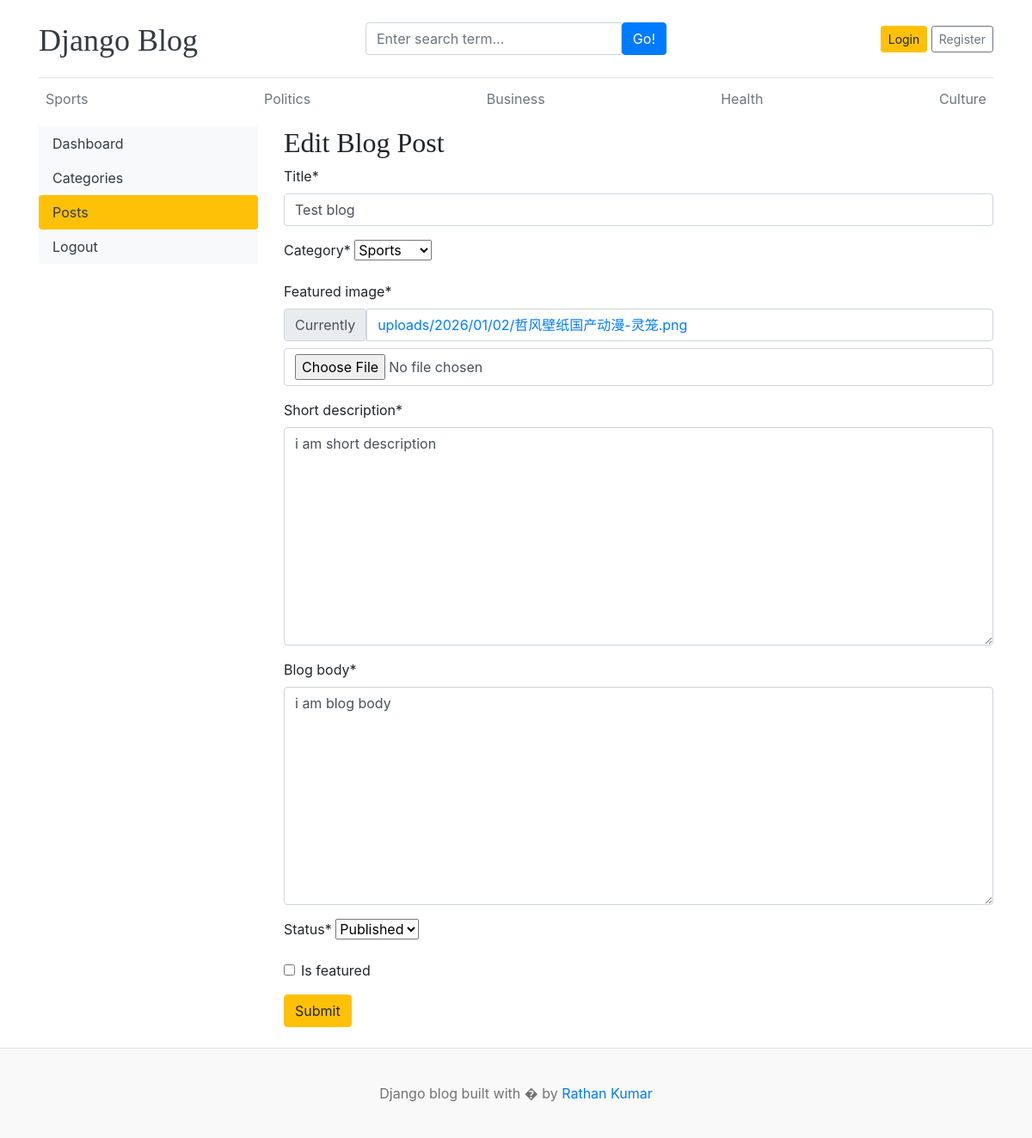
Page /dashboard/posts/edit/1/ on the committed database.
### blogs/models.py (models this page shows, shortened)
class Category(models.Model):
    category_name = models.CharField(max_length=50, unique=True)
    created_at = models.DateTimeField(auto_now_add=True)
    updated_at = models.DateTimeField(auto_now=True)
    class Meta:
        verbose_name_plural = 'Categories'
    def __str__(self):
        return self.category_name

class Blog(models.Model):
    title = models.CharField(max_length=100)
    slug = models.SlugField(max_length=150, unique=True)
    category = models.ForeignKey(Category, on_delete=models.CASCADE)
    author = models.ForeignKey(User, on_delete=models.CASCADE)
    featured_image = models.ImageField(upload_to = 'uploads/%Y/%m/%d')
    short_description = models.TextField(max_length=500)
    blog_body = models.TextField(max_length=2000)
    status = models.CharField(max_length=20, choices= STATUS_CHOICES, default="Draft")
    is_featured = models.BooleanField(default=False)
    created_at = models.DateTimeField(auto_now_add=True)
    updated_at = models.DateTimeField(auto_now=True)

### dashboards/views.py (the view)
# urls.py: path('posts/edit/<int:pk>/',views.edit_post, name='edit_post'),
def edit_post(request, pk):
    post = get_object_or_404(Blog, pk=pk)
    if request.method == "POST":
        form = BlogPostForm(request.POST, request.FILES, instance=post)
        if form.is_valid():
            form.save()
            return redirect('posts')
    form = BlogPostForm(instance=post)
    context = {
        'form': form,
        'post': post,
    }
    return render(request, 'dashboard/edit_post.html', context)

### dashboards/forms.py
class BlogPostForm(forms.ModelForm):
    class Meta:
        model = Blog
        fields = ('title', 'category', 'featured_image','short_description', 'blog_body','status','is_featured')

### blogs/context_processors.py (called while the page is built)
def get_categories(request):
    categories = Category.objects.all()
    return dict(categories = categories)

def get_follow_us(request):
    follow_us = FollowUs.objects.all()
    return dict(follow_us = follow_us)

### templates/dashboard/edit_post.html (shortened to what this page needs)
{% extends 'base.html' %}
{% block content %}
{% load crispy_forms_tags %}
    <div class="row">
        {% include 'dashboard/sidebar.html' %}
        <div class="col-md-9">
            <h2>Edit Blog Post</h2>
            <form action="{% url 'edit_post' post.pk  %}" method="POST" enctype="multipart/form-data">
                {{ form | crispy }}
                <button type="submit" class="btn btn-warning">Submit</button>
            </form>
            <br>
        </div>
    </div>
{% endblock %}

### templates/base.html (shortened to what this page needs)
<!DOCTYPE html>
{% load static %}
<html lang="en">
<head>
    <link href="https://getbootstrap.com/docs/4.0/dist/css/bootstrap.min.css" rel="stylesheet">
    <link href="{% static 'css/blog.css' %}" rel="stylesheet">
    <link rel="stylesheet" href="https://cdnjs.cloudflare.com/ajax/libs/font-awesome/4.7.0/css/font-awesome.min.css">
  </head>
<body>
    <div class="container">
      <header class="blog-header py-3">
        <div class="row flex-nowrap justify-content-between align-items-center">
          <div class="col-4 pt-1">
            <a class="blog-header-logo text-dark" href="/">Django Blog</a>
          </div>
            <div class="col-4">
                <form action="{% url 'search' %}" method="GET">
                    <div class="input-group">
                        <input class="form-control" type="text" name="keyword" value="{{ keyword }}" placeholder="Enter search term..." aria-label="Enter search term..." aria-describedby="button-search" />
                        <button type="submit" class="btn btn-primary" id="button-search" >Go!</button>
                    </div>
                </form>
            </div>
          <div class="col-4 d-flex justify-content-end align-items-center">
              {% if not user.is_authenticated %}
            <a class="btn btn-sm btn-warning" href="{% url 'login' %}">Login</a> &nbsp;
            <a class="btn btn-sm btn-outline-secondary" href="{% url 'register' %}">Register</a>
              {% else %}
              <span><a href="{% url 'dashboard' %}">Dashboard</a></span>
              &emsp;
              <span><a href="{% url 'logout' %}">Log out</a> </span>
              {% endif %}
          </div>
        </div>
      </header>
      <div class="nav-scroller py-1 mb-2">
        <nav class="nav d-flex justify-content-between">
            {% for cat in categories %}
                <a class="p-2 text-muted" href="{% url 'posts_by_category' cat.id %}">{{ cat.category_name }}</a>
            {% endfor %}
        </nav>
      </div>
        {% block content %}
        {% endblock %}
    </div>
    <footer class="blog-footer">
      <p>Django blog built with � by <a href="#">Rathan Kumar</a></p>
    </footer>
</body>
</html>

### blog_main/static/css/blog.css (style rules this page uses)
.blog-header { border-bottom: 1px solid #e5e5e5; }
.blog-header-logo { font-family: "Playfair Display", Georgia, "Times New Roman", serif; font-size: 2.25rem; }
h1, h2, h3, h4, h5, h6 { font-family: "Playfair Display", Georgia, "Times New Roman", serif; }
.blog-footer { padding: 2.5rem 0; color: #727272; text-align: center; background-color: #f9f9f9; border-top: .05rem solid #e5e5e5; }
.blog-footer p:last-child { margin-bottom: 0; }

### rows in the picture
Category: category_name "Sports"
Category: category_name "Politics"
Category: category_name "Business"
Category: category_name "Health"
Category: category_name "Culture"
Blog: title "Test blog", category "Sports", short_description "i am short description", blog_body "i am blog body", status "Published"
